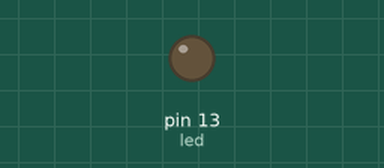
Bench run of a sketch on a simulated Arduino Uno, built with avr-gcc and run on an emulated ATmega328P. Shown: output pins drawn as LEDs (lit = HIGH).

Above: at 0.8 s.
At 5.4 s:
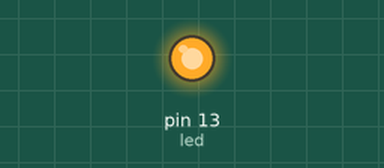
Timing chart, 0 to 12.1 s (numbered marks = the images above):
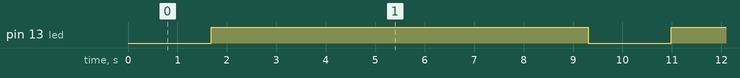

The sketch:

motor.ino
```cpp
//// DIR = HIGH ----> HEADING RIGHT
//// DIR = LOW  ----> HEADING LEFT
//// 200 steps = one turn
//
//const int stepPin = 13; //connected to STEP on the A4988
////const int dirPin = 12; //connected to DIR on the A4988
//
//void setup() {
//  pinMode(stepPin,OUTPUT);
////  pinMode(dirPin,OUTPUT);
//}
//void loop() {
//
////  delay(1000);
////  digitalWrite(dirPin,HIGH);          // HIGH and LOW set the direction forward or backwards
////  for(int x = 0; x < 100; x++) {      // 100 steps forward (half a turn)
////    digitalWrite(stepPin,HIGH);       // one pulse (HIGH for 5 ms)5555
////  }
////
////  delay(2000);
////
//// digitalWrite(dirPin,HIGH);           //Pattern with a short segment back and forth
////  for(int x = 0; x < 10; x++) {
////    digitalWrite(stepPin,HIGH);
////    delay(10);
////    digitalWrite(stepPin,LOW);
////    delay(10);    }
//// digitalWrite(dirPin,LOW);
////  for(int x = 0; x < 10; x++) {
////    digitalWrite(stepPin,HIGH);
////    delay(10);
////    digitalWrite(stepPin,LOW);
////    delay(10);    }
////   digitalWrite(dirPin,HIGH);
////  for(int x = 0; x < 10; x++) {
////    digitalWrite(stepPin,HIGH);
////    delay(10);
////    digitalWrite(stepPin,LOW);
////    delay(10);    }
//// digitalWrite(dirPin,LOW);
////   for(int x = 0; x < 10; x++) {
////    digitalWrite(stepPin,HIGH);
////    delay(10);
////    digitalWrite(stepPin,LOW);
////    delay(10);    }
////
////     delay(2000);
////
//// digitalWrite(dirPin,HIGH);             // Same as before, but faster
////  for(int x = 0; x < 15; x++) {
////    digitalWrite(stepPin,HIGH);
////    delayMicroseconds(5000);
////    digitalWrite(stepPin,LOW);
////    delayMicroseconds(5000);   }
//// digitalWrite(dirPin,LOW);
////  for(int x = 0; x < 15; x++) {
////    digitalWrite(stepPin,HIGH);
////    delayMicroseconds(5000);
////    digitalWrite(stepPin,LOW);
////    delayMicroseconds(5000);  }
////   digitalWrite(dirPin,HIGH);
////  for(int x = 0; x < 15; x++) {
////    digitalWrite(stepPin,HIGH);
////    delayMicroseconds(5000);
////    digitalWrite(stepPin,LOW);
////    delayMicroseconds(5000);   }
//// digitalWrite(dirPin,LOW);
////  for(int x = 0; x < 15; x++) {
////    digitalWrite(stepPin,HIGH);
////    delayMicroseconds(5000);
////    digitalWrite(stepPin,LOW);
////    delayMicroseconds(5000);  }
////
////    delay(5000);
//  }

int led = 13;           // the PWM pin the LED is attached to
int brightness = 0;    // how bright the LED is
int fadeAmount = 1;    // how many points to fade the LED by

// the setup routine runs once when you press reset:
void setup() {
  // declare pin 9 to be an output:
  pinMode(led, OUTPUT);
}

// the loop routine runs over and over again forever:
void loop() {
  for(int i=100; i<255; i++){
    analogWrite(led, brightness+i);
    delay(60);
  }

}
```

Measured:
- by itself, pin 13 (led): alternates HIGH for 7.6 s and LOW for 1.7 s
